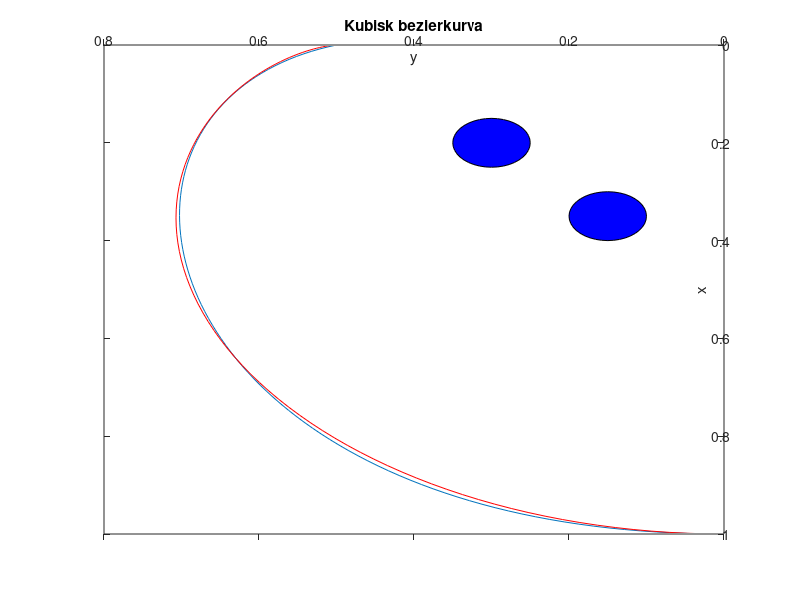

Write MATLAB code to recreate this figure.
clc
clf
clearvars
format short

%ga igenom kubisk beizer fr?n 0-1 med steget 0.01
t=(0:0.01:1)';
%kubisk bezier som radvektor av fyra element
%Formel for kubisk bezier kurvor
%r(x) = ((1-3)^3)*p1 + 3*t*((1-t)^2)*b + 3*t*(1-t)*c + (t^3)*p2
bez=[(1-t).^3 3*t.*(1-t).^2 3*(1-t).*t.^2 t.^3]; 

% Kubisk bezierkurva bestar utav tva randpunkter och 2 styrpunkter
p1=[1 0];           %start
p2=[0 0.5];         %slut
b=[1 0.75];         %punkt pa kurvan
c=[0.12 0.87];      %punkt pa kurvan


%Forma b.z.kurvan utefter start, slut och styrpunkterna
k=bez*[p1; b; c; p2];

%Mangd
fi = 0:pi/200:pi/2;

%Funktionerna for kaustikakurvan lab1
x = (cos(fi)).^3;
y = 1.5*sin(fi) - sin(fi).^3;

%Plottar funktionerna
plot(k(:,1),k(:,2), x,y, 'r'), view(-90,-90), hold on
xlabel('x') % x-axis label
ylabel('y') % y-axis label
title('Kubisk bezierkurva')


%Plotta ogon
r = 0.05;
xpos1 = 0.2;
ypos1 = 0.3;
xpos2 = 0.35;
ypos2 = 0.15;

fi=0:pi/20:2*pi; 
xp=r*cos(fi);
yp=r*sin(fi);
fill(xpos1+xp,ypos1+yp, 'b')
fill(xpos2+xp,ypos2+yp, 'b')